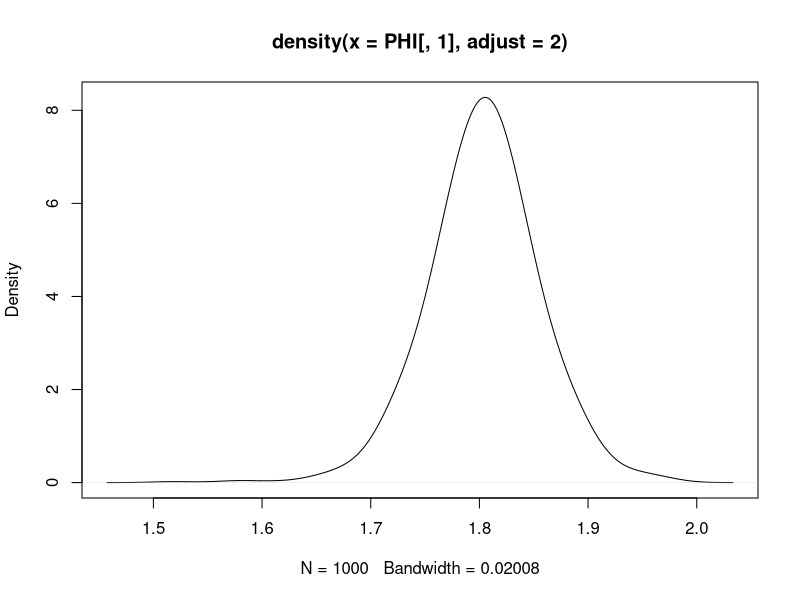
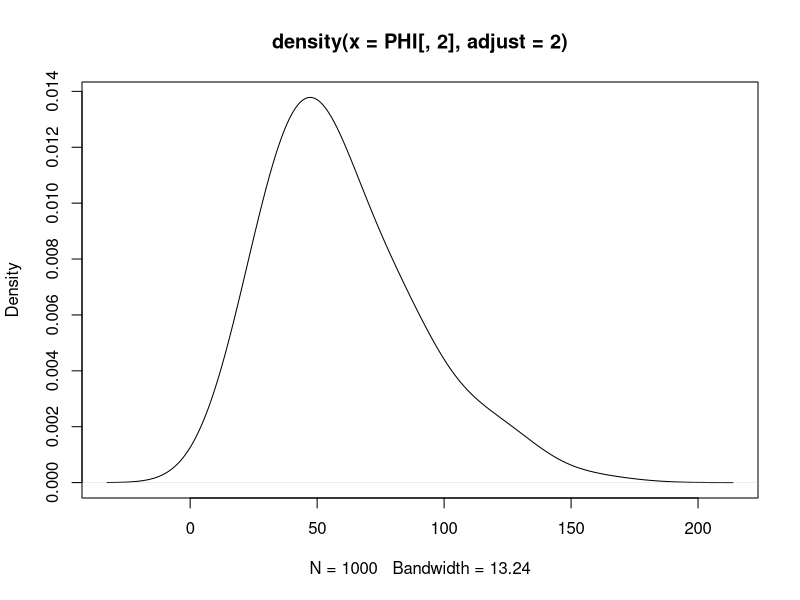
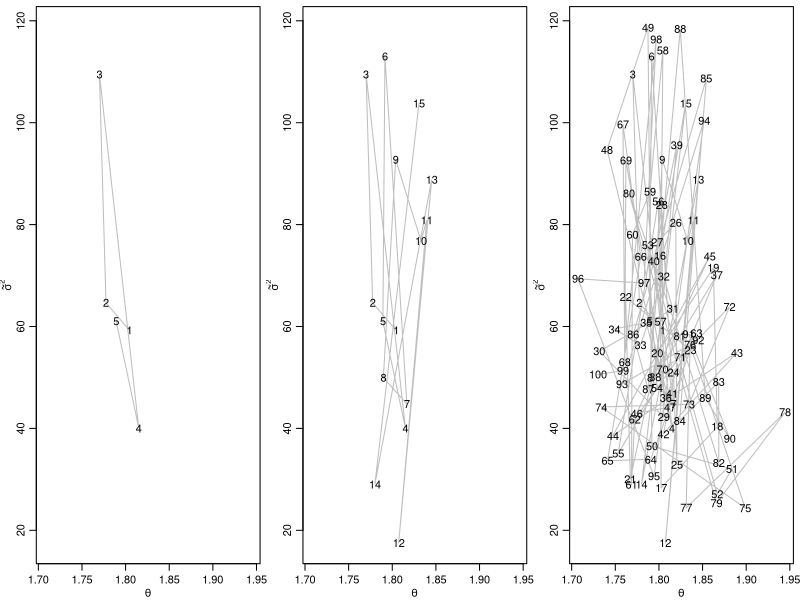
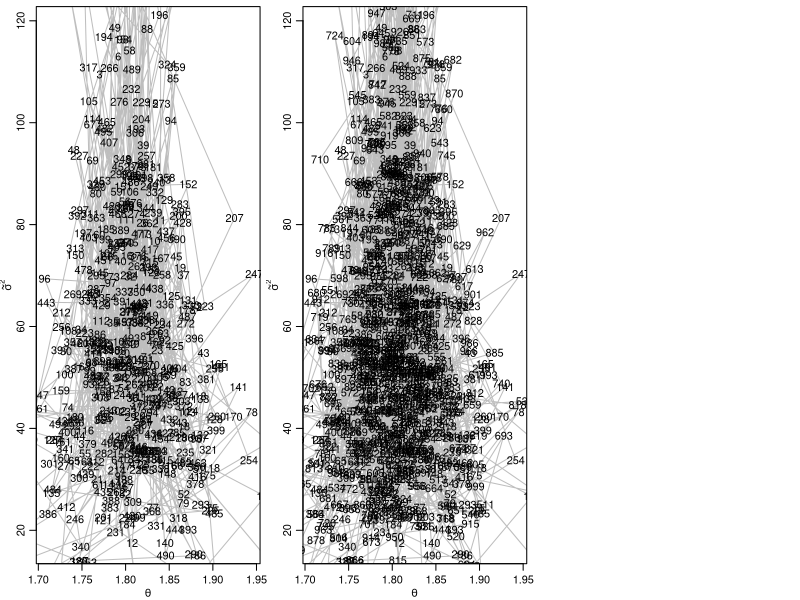

Source code (R) for these figures, in order:
## ---- chunk 1
# data
y<-c(1.64,1.70,1.72,1.74,1.82,1.82,1.82,1.90,2.08)
n<-length(y) ; mean.y<-mean(y) ; var.y<-var(y)
## ---- chunk 2
# p(mu/sigam^2, y) ~ N(mun, sigman^2)
# priors
mu0<-1.9  ; t20<-0.95^2
s20<-.01 ; nu0<-1
## ---- chunk 3

#### Gibbs sampler
set.seed(1)
S=1000
PHI<-matrix(nrow=S,ncol=2)
PHI[1,]<-phi<-c( mean.y, 1/var.y)

## Gibbs sampling algorithm
for(s in 2:S) {
  
  # generate a new theta value from its full conditional
  mun<-  ( mu0/t20 + n*mean.y*phi[2] ) / ( 1/t20 + n*phi[2] )
  t2n<- 1/( 1/t20 + n*phi[2] )
  phi[1]<-rnorm(1, mun, sqrt(t2n) )
  
  # generate a new sigma^2 value from its full conditional
  nun<- nu0+n
  s2n<- (nu0*s20 + (n-1)*var.y + n*(mean.y-phi[1])^2 ) /nun
  phi[2]<- rgamma(1, nun/2, nun*s2n/2)
  
  PHI[s,]<-phi    
  
}

## ---- chunk 4
#### Posterior quantiles
quantile(PHI[,1],c(.025,.5,.975)) #for the mean
quantile(PHI[,2],c(.025,.5, .975)) #for tilde(sigma^2)
quantile(1/sqrt(PHI[,2]),c(.025,.5, .975)) #for sigma^2

## ---- chunk 5
# Plot the post pdf for mu
plot(density(PHI[,1], adj=2))
# Plot the post pdf for tilde(sigma)^2
plot(density(PHI[,2], adj=2))
## ---- chunk 6
#### Figure 
  
par(mfrow=c(1,3),mar=c(2.75,2.75,.5,.5),mgp=c(1.70,.70,0))
m1<-5
plot( PHI[1:m1,],type="l",xlim=range(PHI[1:100,1]), ylim=range(PHI[1:100,2]),
        lty=1,col="gray",xlab=expression(theta),ylab=expression(tilde(sigma)^2))
  text(  PHI[1:m1,1], PHI[1:m1,2], c(1:m1) )
  
m1<-15
plot( PHI[1:m1,],type="l",xlim=range(PHI[1:100,1]), ylim=range(PHI[1:100,2]),
        lty=1,col="gray",xlab=expression(theta),ylab=expression(tilde(sigma)^2))
text(  PHI[1:m1,1], PHI[1:m1,2], c(1:m1) )
  
m1<-100
plot( PHI[1:m1,],type="l",xlim=range(PHI[1:100,1]), ylim=range(PHI[1:100,2]),
        lty=1,col="gray",xlab=expression(theta),ylab=expression(tilde(sigma)^2))
text(  PHI[1:m1,1], PHI[1:m1,2], c(1:m1) )

m1<-500
plot( PHI[1:m1,],type="l",xlim=range(PHI[1:100,1]), ylim=range(PHI[1:100,2]),
        lty=1,col="gray",xlab=expression(theta),ylab=expression(tilde(sigma)^2))
text(  PHI[1:m1,1], PHI[1:m1,2], c(1:m1) )

m1<-1000
plot( PHI[1:m1,],type="l",xlim=range(PHI[1:100,1]), ylim=range(PHI[1:100,2]),
        lty=1,col="gray",xlab=expression(theta),ylab=expression(tilde(sigma)^2))
text(  PHI[1:m1,1], PHI[1:m1,2], c(1:m1) )
